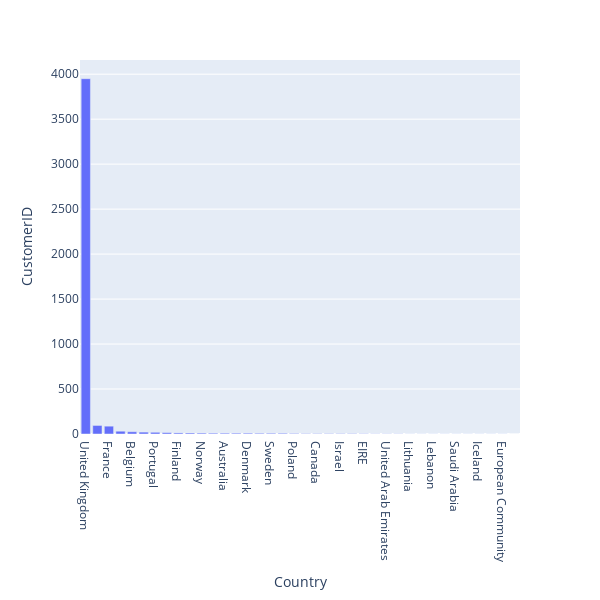

Notebook code for this chart:
### Code cell
df = data.groupby(["Country"])["CustomerID"].nunique().reset_index().sort_values(by=["CustomerID"], ascending=False)
fig = px.bar(
    df, x="Country", y="CustomerID", 
    height=600, width=600
)
fig.show()

### Figure 1 — Plotly figure (JSON) as saved in the notebook; plotly's stock layout.template omitted (floating-point values rounded to 4 significant figures)
{"data": [{"alignmentgroup": "True", "hovertemplate": "Country=%{x}<br>CustomerID=%{y}<extra></extra>", "legendgroup": "", "marker": {"color": "#636efa", "pattern": {"shape": ""}}, "name": "", "offsetgroup": "", "orientation": "v", "showlegend": false, "textposition": "auto", "type": "bar", "x": ["United Kingdom", "Germany", "France", "Spain", "Belgium", "Switzerland", "Portugal", "Italy", "Finland", "Austria", "Norway", "Netherlands", "Australia", "Channel Islands", "Denmark", "Cyprus", "Sweden", "Japan", "Poland", "USA", "Canada", "Unspecified", "Israel", "Greece", "EIRE", "Malta", "United Arab Emirates", "Bahrain", "Lithuania", "Czech Republic", "Lebanon", "RSA", "Saudi Arabia", "Singapore", "Iceland", "Brazil", "European Community", "Hong Kong"], "xaxis": "x", "y": [3950, 95, 87, 31, 25, 21, 19, 15, 12, 11, 10, 9, 9, 9, 9, 8, 8, 8, 6, 4, 4, 4, 4, 4, 3, 2, 2, 2, 1, 1, 1, 1, 1, 1, 1, 1, 1, 0], "yaxis": "y"}], "layout": {"barmode": "relative", "height": 600, "legend": {"tracegroupgap": 0}, "margin": {"t": 60}, "width": 600, "xaxis": {"anchor": "y", "domain": [0, 1], "title": {"text": "Country"}}, "yaxis": {"anchor": "x", "domain": [0, 1], "title": {"text": "CustomerID"}}}}
